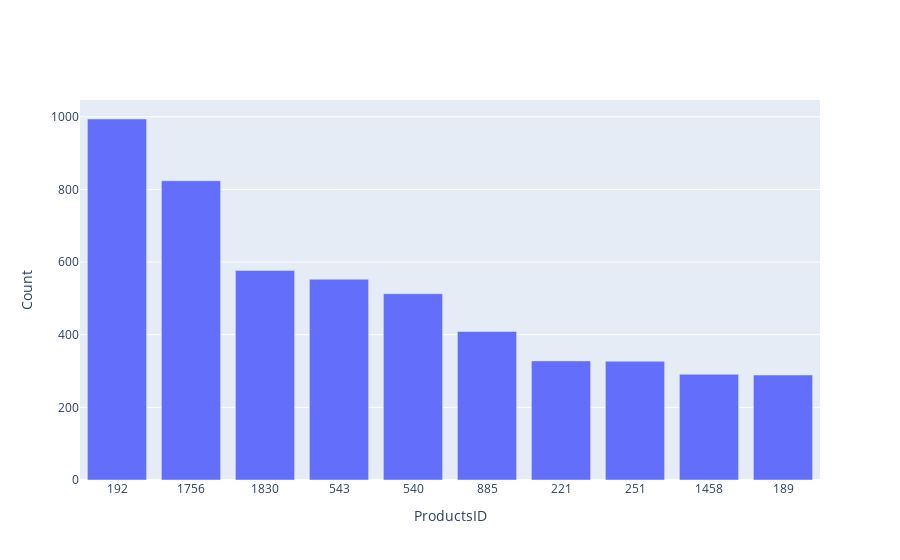

The notebook cell this image was saved under:
### Code cell
x = df['ProductID'].astype(str).value_counts()
x = x.sort_values(ascending=False) 
x = x[:10]

ditribution_plot(x=x.index, y=x.values, yaxis="Count", xaxis="ProductsID")
df.info()

### Figure 1 — Plotly figure (JSON) as saved in the notebook; plotly's stock layout.template omitted (floating-point values rounded to 4 significant figures)
{"data": [{"type": "bar", "x": ["192", "1756", "1830", "543", "540", "885", "221", "251", "1458", "189"], "y": [994, 824, 577, 553, 513, 409, 328, 327, 291, 289]}], "layout": {"xaxis": {"title": {"text": "ProductsID"}}, "yaxis": {"title": {"text": "Count"}}}}
